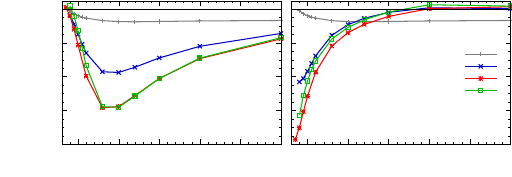

This chart was generated by the following gnuplot code:
reset
set terminal cairolatex size 13cm,4.5cm color
set output 'scan_DBS.tex'

set multiplot layout 1,2 margins 0.12,1,0.18,1 spacing 0.02,0
# First plot
set xlabel 'Distance (\AA)'
set ylabel 'Energy (meV)'
set yrange [-80:5]
set xrange [3:30]
set ytics 20
set mytics 4
set mxtics 5
set xtics
linew=3
set pointsize 0.5
unset key
set label "DBS Antiparallel" at graph 0.5, graph 0.1 center

p 'CH4.dat' u 1:($4*1000) w lp lw linew lc rgb "grey50" notitle, \
    'NH3_Hfirst.dat' u 1:($4*1000) w lp lw linew lc rgb "medium-blue" notitle, \
    'H2O_Hfirst.dat' u 1:($4*1000) w lp lw linew lc rgb "red" notitle, \
    'HF_Hfirst.dat' u 1:($4*1000) w lp lw linew lc rgb "web-green" notitle, \
    0 w l lw 1 lc rgb "black" notitle

#2nd plot
unset ylabel
set yrange [-80:5]
set xrange [3:30]
set ytics format ''
set key right center
unset label
set label "DBS Parallel" at graph 0.5, graph 0.1 center

p 'CH4.dat' u 1:($4*1000) w lp lw linew lc rgb "grey50" title '$\mathrm{CH}_4$', \
    'NH3_Nfirst.dat' u 1:($4*1000) w lp lw linew lc rgb "medium-blue" title '$\mathrm{NH}_3$', \
    'H2O_Ofirst.dat' u 1:($4*1000) w lp lw linew lc rgb "red" title '$\mathrm{H}_2\mathrm{O}$', \
    'HF_Ffirst.dat' u 1:($4*1000) w lp lw linew lc rgb "web-green" title '$\mathrm{HF}$', \
    0 w l lw 1 lc rgb "black" notitle

unset multiplot
set output
set terminal pop